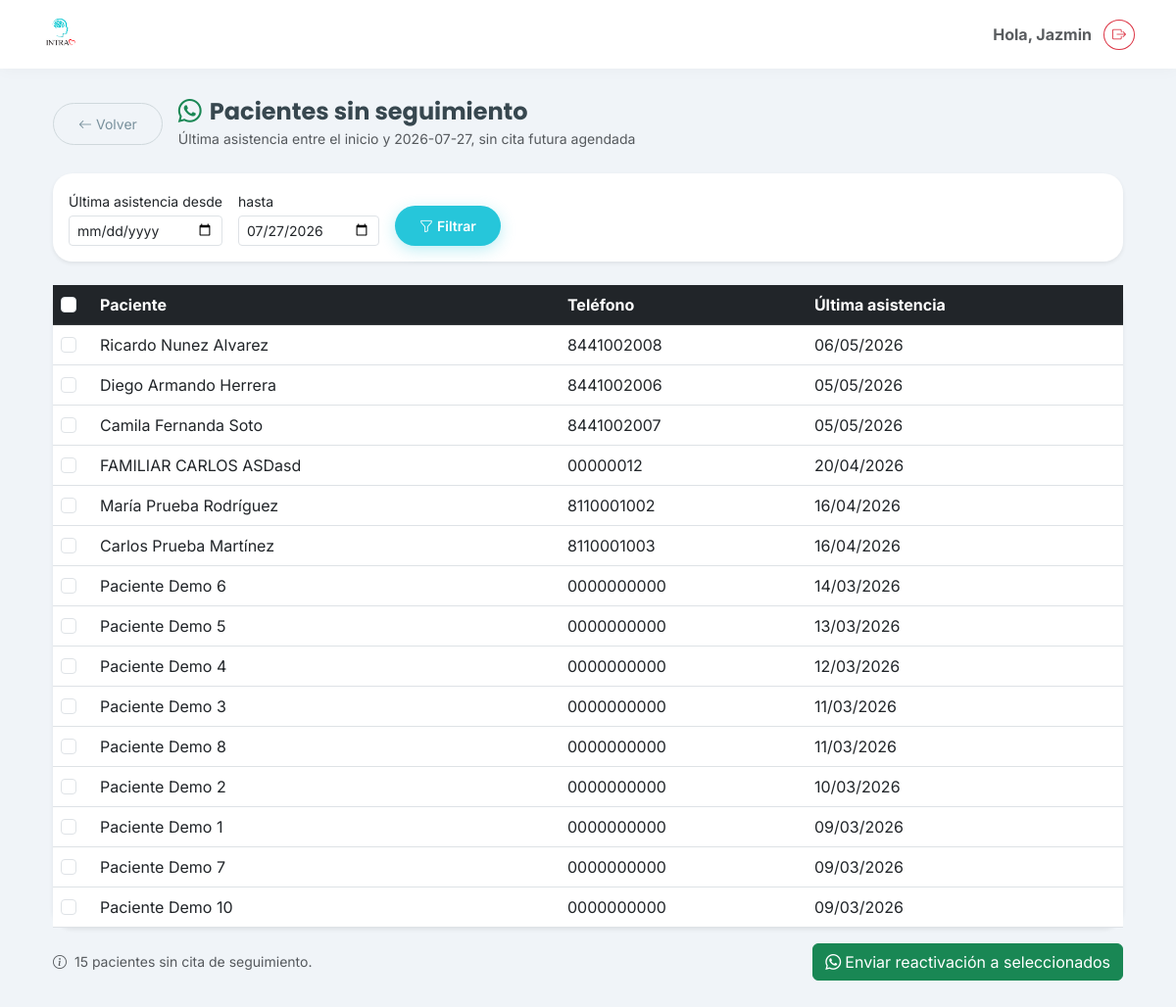
Page /pacientes/sin-seguimiento/ (signed in) on the committed database.
### clinica/models.py (models this page shows, shortened)
class Paciente(models.Model):
    TIPO_CONTACTO_CHOICES = [
        ('propio', 'Propio'),
        ('madre', 'Madre'),
        ('padre', 'Padre'),
        ('pareja', 'Pareja'),
        ('otro', 'Otro'),
    ]
    SEXO_CHOICES = [
        ('Femenino', 'Femenino'),
        ('Masculino', 'Masculino'),
    ]
    usuario = models.OneToOneField(User, on_delete=models.SET_NULL, null=True, blank=True, related_name='perfil_paciente')
    nombre = models.CharField(max_length=200, verbose_name="Nombre Completo")
    fecha_nacimiento = models.DateField(verbose_name="Fecha de Nacimiento")
    dado_de_alta = models.BooleanField(
        default = False,
        verbose_name = "Dado de alta"
    )
    fecha_alta = models.DateTimeField(
        null = True,
        blank = True
    )
    estado = models.CharField(
        max_length=20,
        default="Activo"
    )
    fecha_suspension = models.DateTimeField(
        null=True,
        blank=True
    )
    motivo_suspension = models.TextField(
        null=True,
        blank=True
    )
    suspendido_por = models.ForeignKey(
        User,
        null=True,
        blank=True,
        on_delete=models.SET_NULL
    )
    nombre_normalizado = models.CharField(max_length=200, blank=True, editable=False)
    sexo = models.CharField(
        max_length=20,
        choices=SEXO_CHOICES,
        default='Femenino',
        verbose_name="Sexo"
    )
    telefono = models.CharField(max_length=20, verbose_name="Teléfono (WhatsApp)")
    identidad_contacto = models.CharField(max_length=20, choices=TIPO_CONTACTO_CHOICES, default='propio')
    servicio_inicial = models.ForeignKey('Servicio', on_delete=models.SET_NULL, null=True, verbose_name="Servicio Inicial")
    consentimiento_firmado = models.FileField(upload_to='documentos/', blank=True, null=True)
    estudio_socioeconomico = models.FileField(upload_to='documentos/', blank=True, null=True)
    apertura_expediente = models.FileField(upload_to='documentos/', blank=True, null=True)
    resumen_clinico = models.TextField(blank=True, null=True)
    empresa = models.ForeignKey(
        'Empresa', on_delete=models.SET_NULL, null=True, blank=True,
        related_name='pacientes'
    )
    division = models.ForeignKey(
        'Division', on_delete=models.SET_NULL, null=True, blank=True,
        related_name='pacientes', verbose_name='División'
    )
    pacientes_relacionados = models.ManyToManyField('self', blank=True, symmetrical=True)
    enlace_resultados = models.URLField(blank=True, null=True)
    fecha_registro = models.DateTimeField(auto_now_add=True)
    dado_de_alta = models.BooleanField(default=False, verbose_name="Dado de alta")
    fecha_alta = models.DateTimeField(null=True, blank=True)
    class Meta:
        verbose_name = "Paciente"
        verbose_name_plural = "Pacientes"

### clinica/views.py (the view)
@login_required
def pacientes_sin_seguimiento(request):
    hoy = timezone.localdate()
    desde_str = request.GET.get('desde', '')
    hasta_str = request.GET.get('hasta', '')
    desde = datetime.strptime(desde_str, '%Y-%m-%d').date() if desde_str else None
    hasta = datetime.strptime(hasta_str, '%Y-%m-%d').date() if hasta_str else hoy
    pacientes_con_cita_futura = Cita.objects.filter(
        fecha__gte=hoy,
        estatus__in=Cita.ESTATUS_ACTIVOS,
    ).values_list('paciente_id', flat=True)
    pacientes = (
        Paciente.objects.exclude(telefono='')
        .exclude(pk__in=pacientes_con_cita_futura)
        .annotate(ultima_asistencia=Max(
            'citas__fecha', filter=Q(citas__estatus=Cita.ESTATUS_SI_ASISTIO)
        ))
        .filter(ultima_asistencia__isnull=False, ultima_asistencia__lte=hasta)
    )
    if desde:
        pacientes = pacientes.filter(ultima_asistencia__gte=desde)
    return render(request, 'clinica/pacientes_sin_seguimiento.html', {
        'pacientes': pacientes.order_by('-ultima_asistencia'),
        'desde': desde_str,
        'hasta': hasta_str or hoy.isoformat(),
    })

### clinica/templates/clinica/pacientes_sin_seguimiento.html (shortened to what this page needs)
{% extends 'clinica/base.html' %}
{% block content %}
<div class="container mt-4 mb-5">
    <div class="d-flex align-items-center gap-3 mb-4">
        <a href="{% url 'home' %}" class="btn btn-outline-secondary btn-sm">
            <i class="bi bi-arrow-left me-1"></i>Volver
        </a>
        <div>
            <h4 class="mb-0 fw-bold">
                <i class="bi bi-whatsapp me-2 text-success"></i>Pacientes sin seguimiento
            </h4>
            <small class="text-muted">
                Última asistencia entre {{ desde|default:"el inicio" }} y {{ hasta }}, sin cita futura agendada
            </small>
        </div>
    </div>
    <form method="get" class="card border-0 shadow-sm mb-4">
        <div class="card-body d-flex flex-wrap gap-3 align-items-end">
            <div>
                <label for="desde" class="form-label small mb-1">Última asistencia desde</label>
                <input type="date" id="desde" name="desde" class="form-control form-control-sm" value="{{ desde }}">
            </div>
            <div>
                <label for="hasta" class="form-label small mb-1">hasta</label>
                <input type="date" id="hasta" name="hasta" class="form-control form-control-sm" value="{{ hasta }}">
            </div>
            <button type="submit" class="btn btn-primary btn-sm">
                <i class="bi bi-funnel me-1"></i>Filtrar
            </button>
        </div>
    </form>
    {% if pacientes %}
    <form id="form-reactivacion">
        <div class="card border-0 shadow-sm">
            <div class="card-body p-0">
                <div class="table-responsive">
                    <table class="table table-hover align-middle mb-0">
                        <thead class="table-dark">
                            <tr>
                                <th style="width:40px;">
                                    <input type="checkbox" id="check-todos" class="form-check-input">
                                </th>
                                <th>Paciente</th>
                                <th>Teléfono</th>
                                <th>Última asistencia</th>
                            </tr>
                        </thead>
                        <tbody>
                            {% for paciente in pacientes %}
                            <tr>
                                <td>
                                    <input type="checkbox" class="form-check-input check-paciente" value="{{ paciente.id }}">
                                </td>
                                <td>{{ paciente.nombre }}</td>
                                <td>{{ paciente.telefono }}</td>
                                <td>{{ paciente.ultima_asistencia|date:"d/m/Y" }}</td>
                            </tr>
                            {% endfor %}
                        </tbody>
                    </table>
                </div>
            </div>
        </div>
        <div class="d-flex justify-content-between align-items-center mt-3">
            <p class="text-muted small mb-0">
                <i class="bi bi-info-circle me-1"></i>
                {{ pacientes|length }} paciente{{ pacientes|length|pluralize }} sin cita de seguimiento.
            </p>
            <button type="submit" class="btn btn-success" id="btn-enviar-reactivacion">
                <i class="bi bi-whatsapp me-1"></i>Enviar reactivación a seleccionados
            </button>
        </div>
    </form>
    {% endif %}
</div>
{% endblock %}

### clinica/templates/clinica/base.html (shortened to what this page needs)
{% load static %}
<!DOCTYPE html>
<html lang="es">
<head>
    <link href="https://cdn.jsdelivr.net/npm/bootstrap@5.3.0/dist/css/bootstrap.min.css" rel="stylesheet">
    <link rel="stylesheet" href="https://cdn.jsdelivr.net/npm/bootstrap-icons@1.10.5/font/bootstrap-icons.css">
</head>
<body>
    <nav class="navbar navbar-expand-lg fixed-top">
        <div class="container">
            <a class="navbar-brand d-flex align-items-center" href="{% url 'home' %}">
               <img src="{% static 'clinica/images/logo.png' %}" alt="Logo INTRA" class="me-2">
            </a>
            <div class="d-flex align-items-center gap-2">
                <span class="me-1 text-muted fw-bold d-none d-md-block">
                    Hola, {{ user.username|title }}
                </span>
<form action="{% url 'logout' %}" method="post">
                    <button type="submit" class="btn btn-outline-danger btn-sm rounded-circle" title="Cerrar Sesión">
                        <i class="bi bi-box-arrow-right"></i>
                    </button>
                </form>
            </div>
        </div>
    </nav>
    <div class="container" style="margin-top: 100px;">
        {% block content %}
        {% endblock %}
    </div>
</body>
<link href="https://cdn.jsdelivr.net/npm/select2@4.1.0-rc.0/dist/css/select2.min.css" rel="stylesheet" />
<link rel="stylesheet" href="https://cdn.jsdelivr.net/npm/select2-bootstrap-5-theme@1.3.0/dist/select2-bootstrap-5-theme.min.css" />
</html>

### clinica/templates/clinica/base.html (style rules this page uses)
:root { --intra-primary: #26C6DA; --intra-secondary: #EF5350; --intra-dark: #37474F; --intra-light: #F0F4F8; --intra-white: #FFFFFF; }
body { background-color: var(--intra-light); font-family: 'Inter', sans-serif; color: var(--intra-dark); }
h1, h2, h3, h4, h5, .navbar-brand { font-family: 'Poppins', sans-serif; }
.btn-primary { background-color: var(--intra-primary); border: none; border-radius: 50px; padding: 10px 25px; font-weight: 600; box-shadow: 0 4px 15px rgba(38, 198, 218, 0.3); transition: all 0.3s ease; }
.btn-outline-secondary { border-color: #CFD8DC; color: #78909C; border-radius: 50px; padding: 10px 25px; }
.card { border: none; border-radius: 20px; box-shadow: 0 10px 30px rgba(0,0,0,0.05); }
.navbar { background-color: var(--intra-white); box-shadow: 0 2px 15px rgba(0,0,0,0.03); padding-top: 10px; padding-bottom: 10px; }
.navbar-brand img { height: 40px; width: auto; }

### rows in the picture
Paciente: nombre "Ricardo Nunez Alvarez", telefono "8441002008", ultima_asistencia "06/05/2026"
Paciente: nombre "Diego Armando Herrera", telefono "8441002006", ultima_asistencia "05/05/2026"
Paciente: nombre "Camila Fernanda Soto", telefono "8441002007", ultima_asistencia "05/05/2026"
Paciente: nombre "FAMILIAR CARLOS ASDasd", telefono "00000012", ultima_asistencia "20/04/2026"
Paciente: nombre "María Prueba Rodríguez", telefono "8110001002", ultima_asistencia "16/04/2026"
Paciente: nombre "Carlos Prueba Martínez", telefono "8110001003", ultima_asistencia "16/04/2026"
Paciente: nombre "Paciente Demo 6", telefono "0000000000", ultima_asistencia "14/03/2026"
Paciente: nombre "Paciente Demo 5", telefono "0000000000", ultima_asistencia "13/03/2026"
Paciente: nombre "Paciente Demo 4", telefono "0000000000", ultima_asistencia "12/03/2026"
Paciente: nombre "Paciente Demo 3", telefono "0000000000", ultima_asistencia "11/03/2026"
Paciente: nombre "Paciente Demo 8", telefono "0000000000", ultima_asistencia "11/03/2026"
Paciente: nombre "Paciente Demo 2", telefono "0000000000", ultima_asistencia "10/03/2026"
Paciente: nombre "Paciente Demo 1", telefono "0000000000", ultima_asistencia "09/03/2026"
Paciente: nombre "Paciente Demo 7", telefono "0000000000", ultima_asistencia "09/03/2026"
Paciente: nombre "Paciente Demo 10", telefono "0000000000", ultima_asistencia "09/03/2026"

### other values in the picture
{{ user.username|title }} "Jazmin"
{{ desde|default:"el inicio" }} "el inicio"
{{ hasta }} "2026-07-27"
{{ pacientes|length }} "15"
